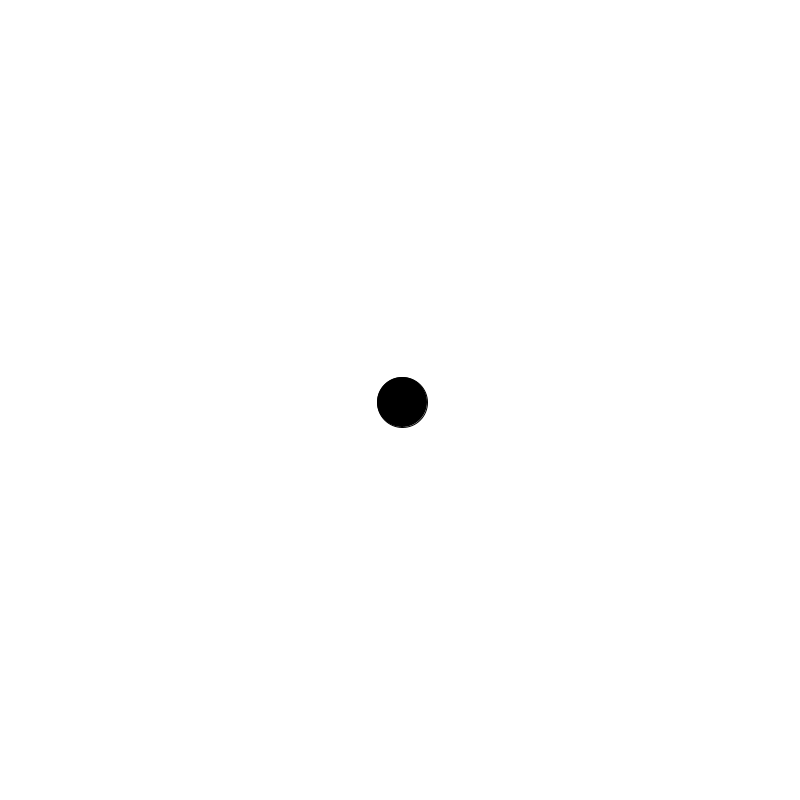
Frame 1 (no input)
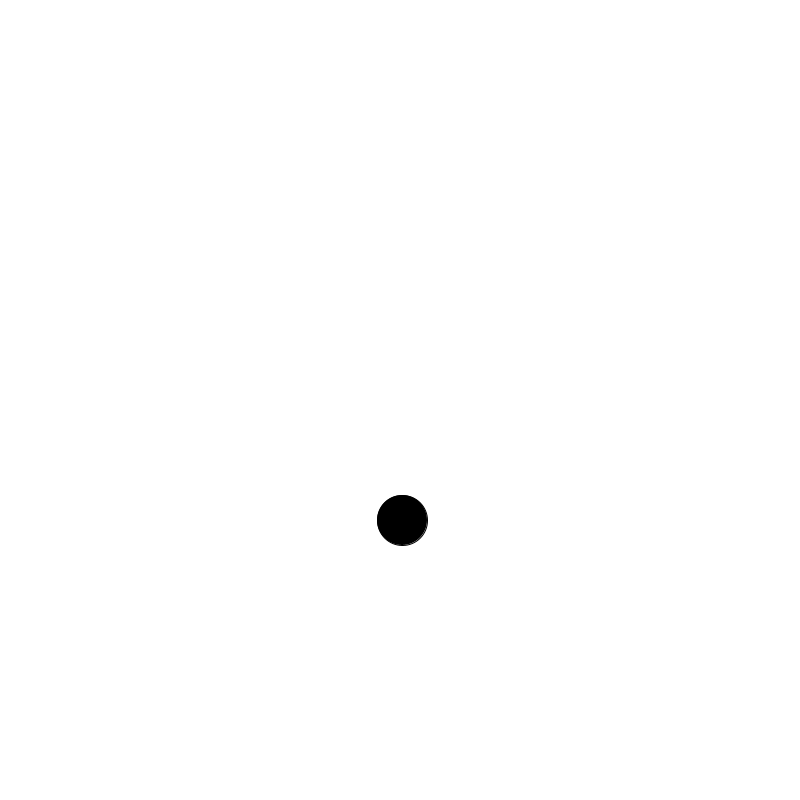
Frame 60 (the mouse pressed at the canvas centre just before this capture)
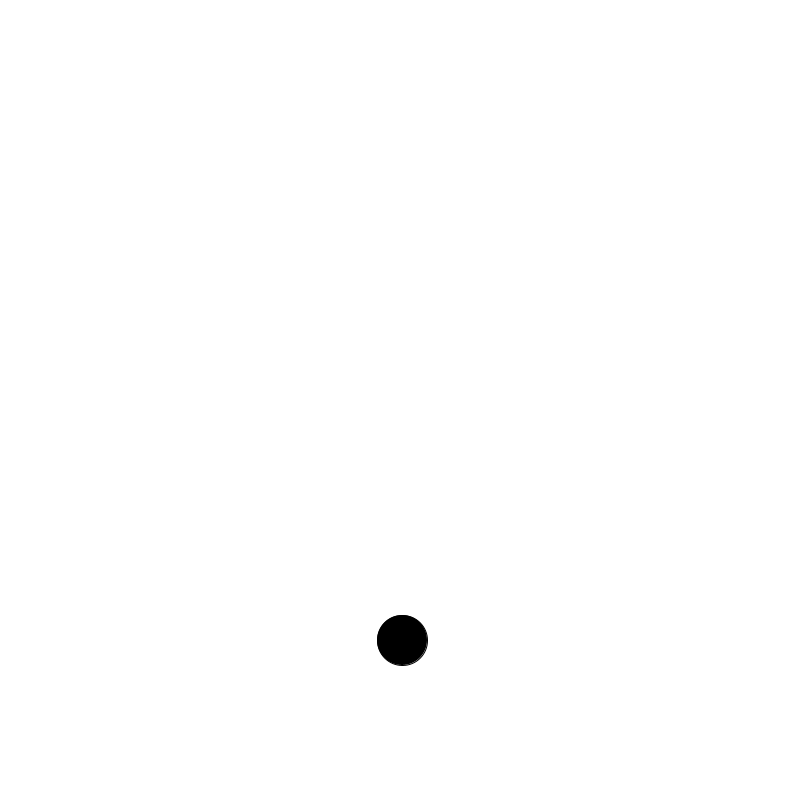
Frame 120 (the mouse held since frame 60 and released just before this capture)

The Processing sketch that drew these frames (run headless with seeded random() and noise(); from frame 60 on, the mouse is pressed at the canvas centre):

// Processing sketch: processing_103780
// ── processing_103780.pde

float xPos;
float yPos;
float vx;
float vy;

void setup()
{
  size(800, 800);
  
  size(800, 800);
  
  xPos = width / 2;
  yPos = width / 2;
  vx = -10;
  vy = 2;
  
}


void draw()
{
  background(255);
  
  float xPos = width/2;
  xPos += 2; // same as xPos = xPos + 2
  yPos += vy;
  
  
  fill(0);
  ellipse(xPos, yPos, 50, 50);
}
